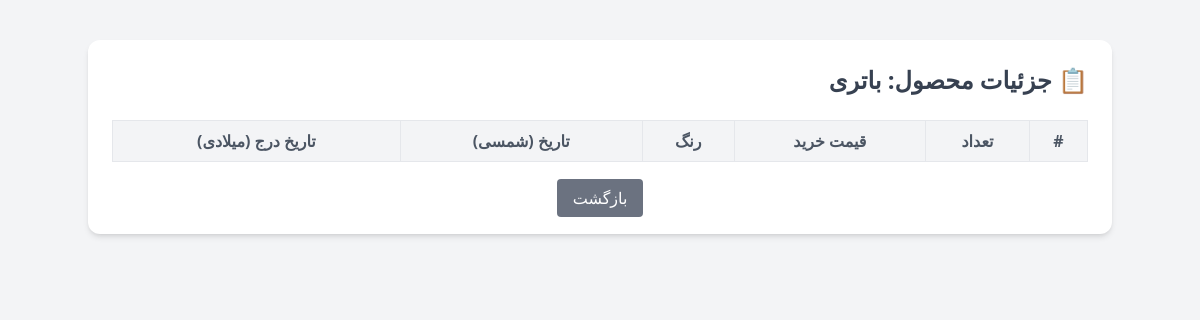
The page /details.php?name=باتری on the database as committed earlier.
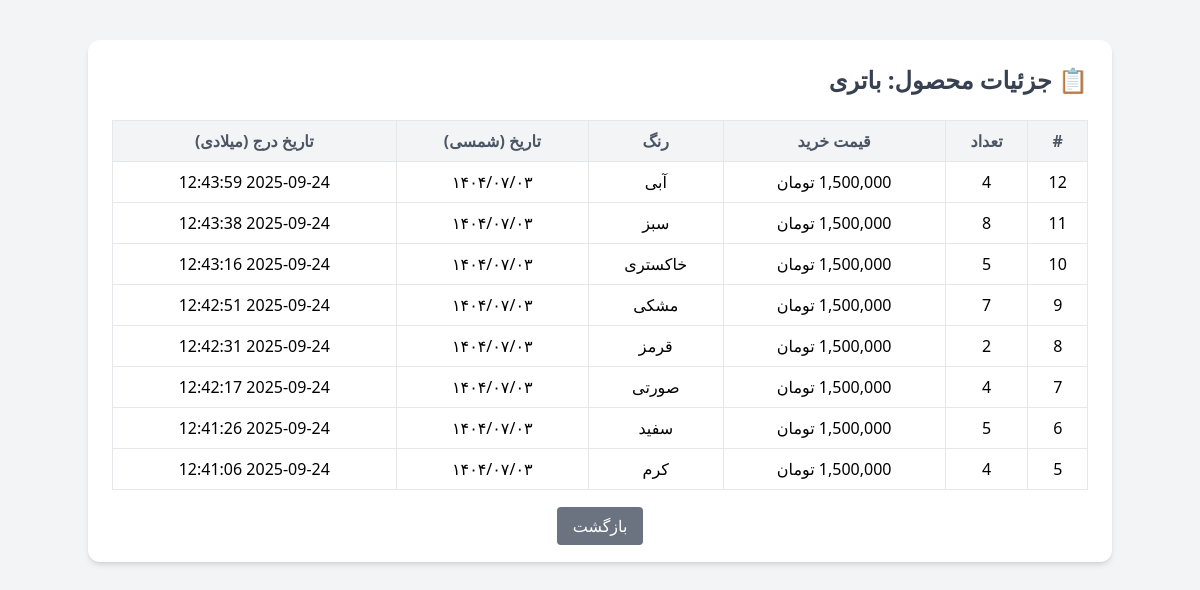
The same page on the database as committed later.
### tables this page shows
CREATE TABLE IF NOT EXISTS `all_products` (
  `id` int NOT NULL AUTO_INCREMENT,
  `product_name` varchar(255) NOT NULL,
  `quantity` int NOT NULL,
  `purchase_price` decimal(15,2) NOT NULL,
  `color` varchar(20) DEFAULT NULL,
  `date_shamsi` varchar(20) NOT NULL,
  `add_date` datetime NOT NULL DEFAULT CURRENT_TIMESTAMP,
  PRIMARY KEY (`id`)
);

### details.php (the view, shortened to what this page needs)
<?php
$servername = "localhost";
$username = "root";
$password = "";
$dbname = "salam";
$conn = new mysqli($servername, $username, $password, $dbname);
$conn->set_charset("utf8");
$name = $_GET['name'] ?? '';
$stmt = $conn->prepare("SELECT * FROM all_products WHERE product_name=? ORDER BY id DESC");
$stmt->bind_param("s", $name);
$stmt->execute();
$result = $stmt->get_result();
?>
<!DOCTYPE html>
<html lang="fa" dir="rtl">
<head>
  <script src="https://cdn.tailwindcss.com"></script>
</head>
<body class="bg-gray-100 min-h-screen flex flex-col items-center py-10">
  <div class="w-full max-w-5xl bg-white shadow-md rounded-xl p-6">
    <h2 class="text-2xl font-bold mb-6 text-gray-700">📋 جزئیات محصول: <?php echo htmlspecialchars($name); ?></h2>
    <table class="w-full border-collapse border border-gray-200 text-center">
      <thead>
        <tr class="bg-gray-100 text-gray-600">
          <th class="p-2 border">#</th>
          <th class="p-2 border">تعداد</th>
          <th class="p-2 border">قیمت خرید</th>
          <th class="p-2 border">رنگ</th>
          <th class="p-2 border">تاریخ (شمسی)</th>
          <th class="p-2 border">تاریخ درج (میلادی)</th>
        </tr>
      </thead>
      <tbody>
        <?php while($row = $result->fetch_assoc()): ?>
          <tr class="hover:bg-gray-50">
            <td class="p-2 border"><?php echo $row['id']; ?></td>
            <td class="p-2 border"><?php echo $row['quantity']; ?></td>
            <td class="p-2 border"><?php echo number_format($row['purchase_price']); ?> تومان</td>
            <td class="p-2 border"><?php echo htmlspecialchars($row['color']); ?></td>
            <td class="p-2 border"><?php echo $row['date_shamsi']; ?></td>
            <td class="p-2 border"><?php echo $row['add_date']; ?></td>
          </tr>
        <?php endwhile; ?>
      </tbody>
    </table>
    <div class="mt-6 text-center">
      <a href="count_all_products.php" class="bg-gray-500 hover:bg-gray-600 text-white px-4 py-2 rounded">بازگشت</a>
    </div>
  </div>
</body>
</html>

Rows that differ between the two databases and show on the page:
added all_products: id "12", quantity "4", purchase_price "1,500,000", color "آبی", date_shamsi "۱۴۰۴/۰۷/۰۳", add_date "2025-09-24 12:43:59"
added all_products: id "11", quantity "8", purchase_price "1,500,000", color "سبز", date_shamsi "۱۴۰۴/۰۷/۰۳", add_date "2025-09-24 12:43:38"
added all_products: id "10", quantity "5", purchase_price "1,500,000", color "خاکستری", date_shamsi "۱۴۰۴/۰۷/۰۳", add_date "2025-09-24 12:43:16"
added all_products: id "9", quantity "7", purchase_price "1,500,000", color "مشکی", date_shamsi "۱۴۰۴/۰۷/۰۳", add_date "2025-09-24 12:42:51"
added all_products: id "8", quantity "2", purchase_price "1,500,000", color "قرمز", date_shamsi "۱۴۰۴/۰۷/۰۳", add_date "2025-09-24 12:42:31"
added all_products: id "7", quantity "4", purchase_price "1,500,000", color "صورتی", date_shamsi "۱۴۰۴/۰۷/۰۳", add_date "2025-09-24 12:42:17"
added all_products: id "6", quantity "5", purchase_price "1,500,000", color "سفید", date_shamsi "۱۴۰۴/۰۷/۰۳", add_date "2025-09-24 12:41:26"
added all_products: id "5", quantity "4", purchase_price "1,500,000", color "کرم", date_shamsi "۱۴۰۴/۰۷/۰۳", add_date "2025-09-24 12:41:06"
